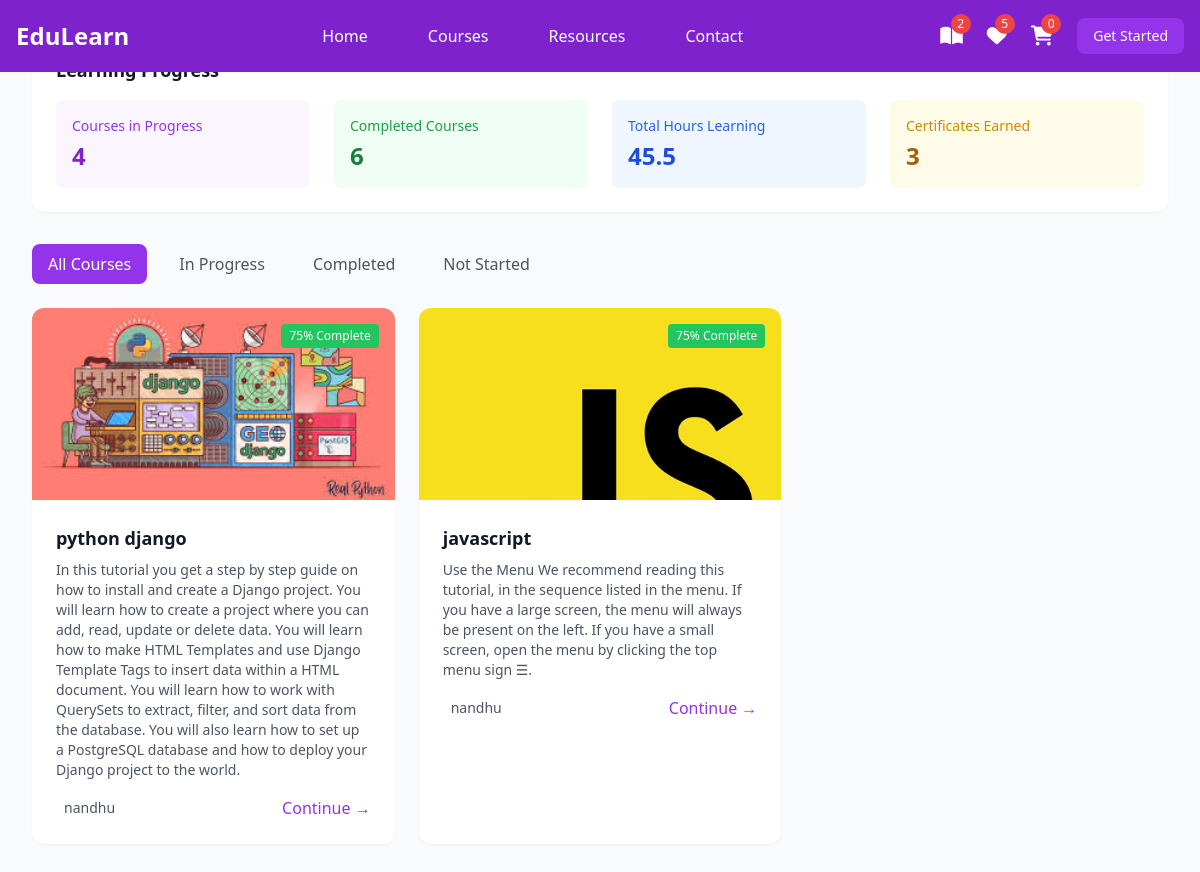
Page /mycourses (signed in) on the committed database.
### instructorApp/models.py (models this page shows, shortened)
class User(AbstractUser):
    role=models.CharField(max_length=100,default="student")

class Course(models.Model):
    owner=models.ForeignKey(User,on_delete=models.SET_NULL,null=True,blank=True)
    category=models.ManyToManyField(Category,related_name="category")
    title=models.CharField(max_length=200)
    description=models.TextField()
    image=models.ImageField(upload_to="course_images",null=True,blank=True)
    thumbnail=EmbedVideoField()
    price=models.DecimalField(decimal_places=2,max_digits=6)
    added_date=models.DateField(auto_now_add=True)
    updated_date=models.DateField(auto_now=True)

### studentApp/views.py (the view)
# urls.py: path('mycourses',studentView.MyCourses.as_view(),name="my_courses"),
class MyCourses(View):
    def get(self,request):
        orders=Order.objects.filter(user_instance=request.user,is_paid=True)
        print(orders)
        return render(request,"my_courses.html",{'orders':orders})

### instructorApp/models.py (called while the page is built)
    def __str__(self):
        return self.user_instance.username

### studentApp/context_processor.py (called while the page is built)
def cart_count(request):
    if request.user.is_authenticated:
        count=Cart.objects.filter(user_instance=request.user).count()
    else:
        count=0
    return {'cart_count':count}

def course_count(request):
    if request.user.is_authenticated:
        orders=Order.objects.filter(user_instance=request.user,is_paid=True).count()
        return {'order_count':orders}
    else:
        return {'order_count':0}

### studentApp/templates/my_courses.html
{% extends 'index.html' %}
{% block content %}
<div class="min-h-screen">
        <main class="max-w-7xl mx-auto px-4 sm:px-6 lg:px-8 py-8">
            <div class="bg-white rounded-xl shadow-sm p-6 mb-8">
                <h2 class="text-lg font-semibold text-gray-900 mb-4">Learning Progress</h2>
                <div class="grid grid-cols-1 md:grid-cols-4 gap-6">
                    <div class="bg-purple-50 rounded-lg p-4">
                        <p class="text-sm text-purple-600 mb-1">Courses in Progress</p>
                        <p class="text-2xl font-bold text-purple-700">4</p>
                    </div>
                    <div class="bg-green-50 rounded-lg p-4">
                        <p class="text-sm text-green-600 mb-1">Completed Courses</p>
                        <p class="text-2xl font-bold text-green-700">6</p>
                    </div>
                    <div class="bg-blue-50 rounded-lg p-4">
                        <p class="text-sm text-blue-600 mb-1">Total Hours Learning</p>
                        <p class="text-2xl font-bold text-blue-700">45.5</p>
                    </div>
                    <div class="bg-yellow-50 rounded-lg p-4">
                        <p class="text-sm text-yellow-600 mb-1">Certificates Earned</p>
                        <p class="text-2xl font-bold text-yellow-700">3</p>
                    </div>
                </div>
            </div>
            <div class="flex items-center space-x-4 mb-6">
                <button class="bg-purple-600 text-white px-4 py-2 rounded-lg">All Courses</button>
                <button class="text-gray-600 hover:bg-gray-100 px-4 py-2 rounded-lg">In Progress</button>
                <button class="text-gray-600 hover:bg-gray-100 px-4 py-2 rounded-lg">Completed</button>
                <button class="text-gray-600 hover:bg-gray-100 px-4 py-2 rounded-lg">Not Started</button>
            </div>
            <div class="grid grid-cols-1 md:grid-cols-2 lg:grid-cols-3 gap-6">
                {% for order in orders %}
                {% for course in order.course_instances.all %}
                <div class="bg-white rounded-xl shadow-sm overflow-hidden">
                    <div class="relative">
                        <img src="{{course.image.url}}" alt="Course thumbnail" class="w-full h-48 object-cover">
                        <div class="absolute top-4 right-4 bg-green-500 text-white text-xs px-2 py-1 rounded">
                            75% Complete
                        </div>
                    </div>
                    <div class="p-6">
                        <h3 class="text-lg font-semibold text-gray-900 mb-2">{{course.title}}</h3>
                        <p class="text-gray-600 text-sm mb-4">{{course.description}}</p>
                        <div class="flex items-center justify-between">
                            <div class="flex items-center">
                                <span class="ml-2 text-sm text-gray-600">{{course.owner.username}}</span>
                            </div>
                            <a href="{% url 'lesson_view' course.id %}" class="text-purple-600 hover:text-purple-700 font-medium">Continue →</a>
                        </div>
                    </div>
                </div>
                {% endfor %}
                {% endfor %}
            </div>
        </main>
    </div>
    {% endblock %}

### studentApp/templates/index.html (shortened to what this page needs)
<!DOCTYPE html>
<html lang="en">
<head>
    <script src="https://cdn.tailwindcss.com"></script>
    <link href="https://cdnjs.cloudflare.com/ajax/libs/font-awesome/6.0.0/css/all.min.css" rel="stylesheet">
</head>
<body class="bg-gray-50">
    <nav class="bg-purple-700 fixed w-full z-20 top-0 left-0">
        <div class="max-w-screen-xl flex flex-wrap items-center justify-between mx-auto p-4">
            <a href="#" class="flex items-center">
                <span class="self-center text-2xl font-semibold text-white">EduLearn</span>
            </a>
            <div class="items-center justify-between hidden w-full md:flex md:w-auto md:order-1">
                <ul class="flex flex-col p-4 md:p-0 mt-4 font-medium md:flex-row md:space-x-8 md:mt-0">
                    <li><a href="#" class="block py-2 pl-3 pr-4 text-white hover:text-purple-200">Home</a></li>
                    <li><a href="#" class="block py-2 pl-3 pr-4 text-white hover:text-purple-200">Courses</a></li>
                    <li><a href="#" class="block py-2 pl-3 pr-4 text-white hover:text-purple-200">Resources</a></li>
                    <li><a href="#" class="block py-2 pl-3 pr-4 text-white hover:text-purple-200">Contact</a></li>
                </ul>
            </div>
            <div class="flex items-center space-x-6 md:order-2">
                <div class="relative group">
                    <a href="{% url 'my_courses' %}" class="text-white hover:text-purple-200">
                        <i class="fas fa-book-open text-xl"></i>
                        <span class="absolute -top-2 -right-2 bg-red-500 text-white text-xs rounded-full h-5 w-5 flex items-center justify-center">{{order_count}}</span>
                    </a>
                </div>
                <div class="relative group">
                    <a href="#" class="text-white hover:text-purple-200">
                        <i class="fas fa-heart text-xl"></i>
                        <span class="absolute -top-2 -right-2 bg-red-500 text-white text-xs rounded-full h-5 w-5 flex items-center justify-center">5</span>
                    </a>
                </div>
                <div class="relative group">
                    <a href="{% url 'cart_list' %}" class="text-white hover:text-purple-200">
                        <i class="fas fa-shopping-cart text-xl"></i>
                        <span class="absolute -top-2 -right-2 bg-red-500 text-white text-xs rounded-full h-5 w-5 flex items-center justify-center">{{request.user.user_cart.all.count}}</span>
                    </a>
                </div>
                <button class="text-white bg-purple-600 hover:bg-purple-800 focus:ring-4 focus:outline-none focus:ring-purple-300 font-medium rounded-lg text-sm px-4 py-2 text-center">Get Started</button>
            </div>
        </div>
    </nav>
    {% block content %}{% endblock %}
</body>
</html>

### rows in the picture
User: user.user_cart.all.count "0"
Course: image (picture), title "python django", description "In this tutorial you get a step by step guide on how to install and create a Django project. You will learn how to create a project where you can add, read, update or delete data. You will learn how to make HTML Templates and use Django Template Tags to insert data within a HTML document. You will learn how to work with QuerySets to extract, filter, and sort data from the database. You will also learn how to set up a PostgreSQL database and how to deploy your Django project to the world.", owner.username "nandhu"
Course: image (picture), title "javascript", description "Use the Menu We recommend reading this tutorial, in the sequence listed in the menu. If you have a large screen, the menu will always be present on the left. If you have a small screen, open the menu by clicking the top menu sign ☰.", owner.username "nandhu"

### other values in the picture
{{ order_count }} "2"
